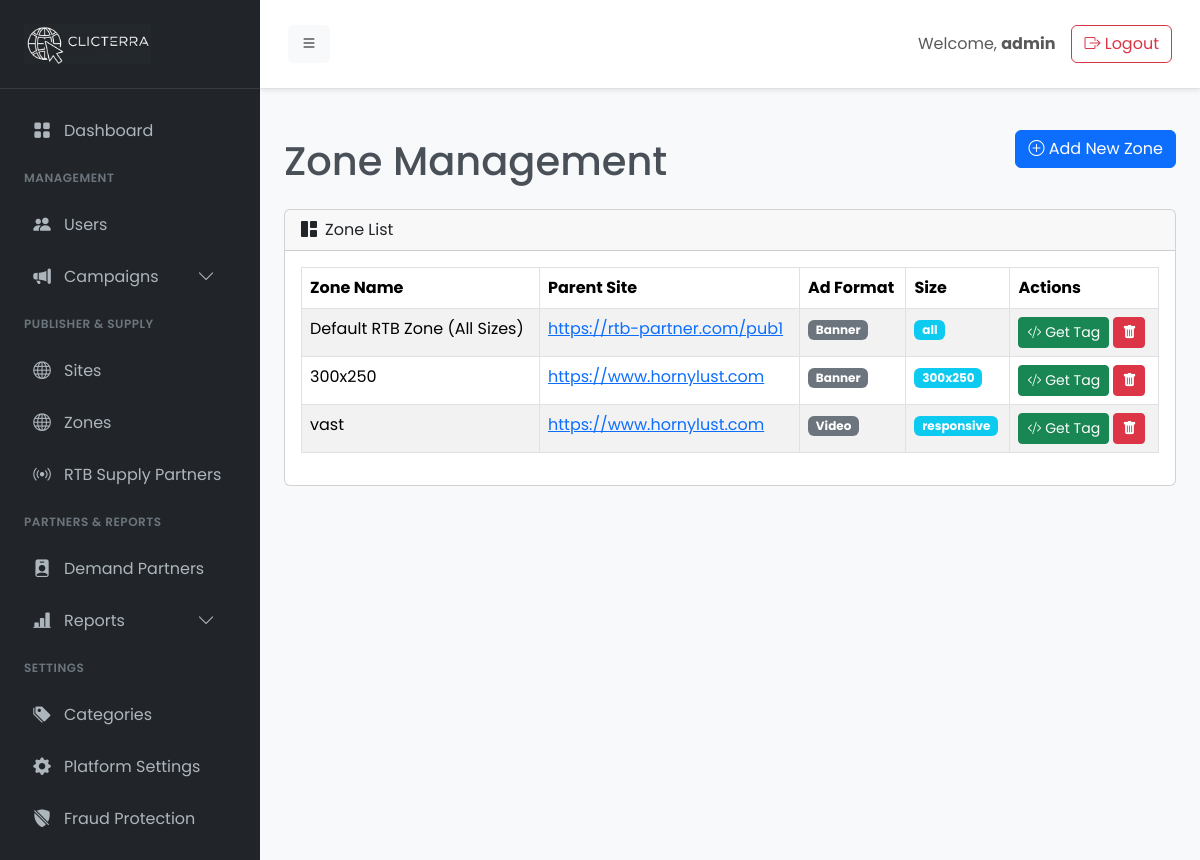
Screenshot of /admin/zone.php (signed in) with the database file from the repository.
### tables this page shows
CREATE TABLE `zones` (
  `id` int(11) NOT NULL,
  `site_id` int(11) NOT NULL,
  `ad_format_id` int(11) NOT NULL,
  `name` varchar(150) NOT NULL,
  `size` varchar(50) NOT NULL,
  `external_tag_id` varchar(255) DEFAULT NULL,
  `created_at` timestamp NULL DEFAULT current_timestamp()
);

CREATE TABLE `sites` (
  `id` int(11) NOT NULL,
  `user_id` int(11) NOT NULL,
  `category_id` int(11) NOT NULL,
  `url` varchar(255) NOT NULL,
  `status` enum('pending','approved','rejected') DEFAULT 'pending',
  `created_at` timestamp NULL DEFAULT current_timestamp()
);

CREATE TABLE `ad_formats` (
  `id` int(11) NOT NULL,
  `name` varchar(100) NOT NULL,
  `status` tinyint(1) NOT NULL DEFAULT 1
);

### admin/zone.php (the view, shortened to what this page needs)
<?php
require_once __DIR__ . '/init.php';
$zones_sql = "
    SELECT
        z.id,
        z.name,
        z.size,
        z.created_at,
        s.url AS site_url,
        af.name AS ad_format_name
    FROM
        zones z
    JOIN
        sites s ON z.site_id = s.id
    LEFT JOIN
        ad_formats af ON z.ad_format_id = af.id
    ORDER BY
        s.url, z.name ASC";
$zones_result = $conn->query($zones_sql);
?>
<?php require_once __DIR__ . '/templates/header.php'; ?>
<div class="d-flex justify-content-between align-items-center mb-4">
    <h1 class="mt-4 mb-0">Zone Management</h1>
    <div><button class="btn btn-primary" data-bs-toggle="modal" data-bs-target="#addZoneModal"><i class="bi bi-plus-circle"></i> Add New Zone</button></div>
</div>
<div class="card">
    <div class="card-header"><i class="bi bi-grid-1x2-fill me-2"></i>Zone List</div>
    <div class="card-body">
        <div class="table-responsive">
            <table class="table table-striped table-bordered">
                <thead><tr><th>Zone Name</th><th>Parent Site</th><th>Ad Format</th><th>Size</th><th>Actions</th></tr></thead>
                <tbody>
                    <?php if ($zones_result && $zones_result->num_rows > 0): ?>
                        <?php while($row = $zones_result->fetch_assoc()): ?>
                            <tr>
                                <td><?php echo htmlspecialchars($row['name']); ?></td>
                                <td><a href="<?php echo htmlspecialchars($row['site_url']); ?>" target="_blank"><?php echo htmlspecialchars($row['site_url']); ?></a></td>
                                <td><span class="badge bg-secondary"><?php echo htmlspecialchars($row['ad_format_name'] ?? 'N/A'); ?></span></td>
                                <td><span class="badge bg-info"><?php echo htmlspecialchars($row['size']); ?></span></td>
                                <td>
                                    <button class="btn btn-sm btn-success get-tag-btn" data-bs-toggle="modal" data-bs-target="#getTagModal" data-zone-id="<?php echo $row['id']; ?>" title="Get Ad Tag"><i class="bi bi-code-slash"></i> Get Tag</button>
                                    <button class="btn btn-sm btn-danger delete-btn" data-bs-toggle="modal" data-bs-target="#deleteZoneModal" data-id="<?php echo $row['id']; ?>" data-name="<?php echo htmlspecialchars($row['name']); ?>" title="Delete Zone"><i class="bi bi-trash-fill"></i></button>
                                </td>
                            </tr>
                        <?php endwhile; ?>
                    <?php else: ?>
                        <tr><td colspan="5" class="text-center">No zones found.</td></tr>
                    <?php endif; ?>
                </tbody>
            </table>
        </div>
    </div>
</div>
<?php
require_once __DIR__ . '/templates/footer.php';
?>

### admin/assets/css/style.css (style rules this page uses)
body { font-family: 'Poppins', sans-serif; background-color: #f8f9fa; color: #495057; }

### rows the page displays
zones: name "Default RTB Zone (All Sizes)", site.url "https://rtb-partner.com/pub1", ad_format.name "Banner", size "all"
zones: name "300x250", site.url "https://www.hornylust.com", ad_format.name "Banner", size "300x250"
zones: name "vast", site.url "https://www.hornylust.com", ad_format.name "Video", size "responsive"

### other values shown
$_SESSION['username'] "admin"
